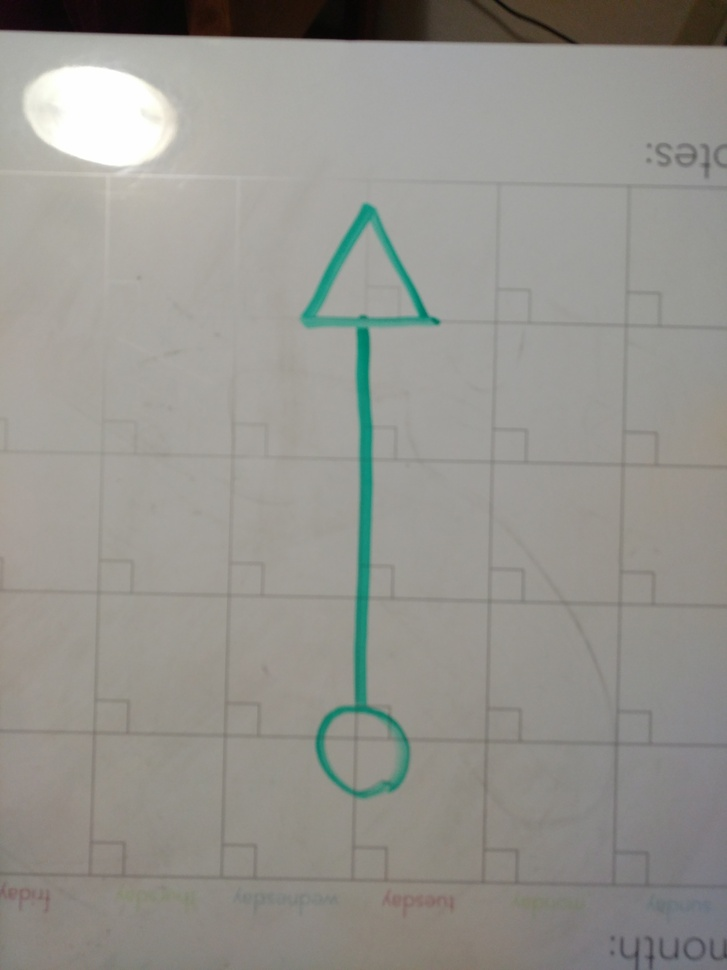
#> input picture Tests/TestLine.jpg, 727 x 970 px, shrunk from 4008 x 5344 before the run
$ python RGBHistogram.py
#> lines starting #> are read from the running program, lines starting #| are printed output that depends on the picture
__author__ = 'ignormies'

import cv2
import numpy as np
from matplotlib import pyplot as plt

img = cv2.imread('TestLine.jpg')
#> img is the input picture: shape (970, 727, 3); mean B, G, R 142.4, 148.2, 149.4
color = ('b','g','r')
for i,col in enumerate(color):
    histr = cv2.calcHist([img],[i],None,[256],[0,256])
    plt.plot(histr,color = col)
    plt.xlim([0,256])
plt.show()
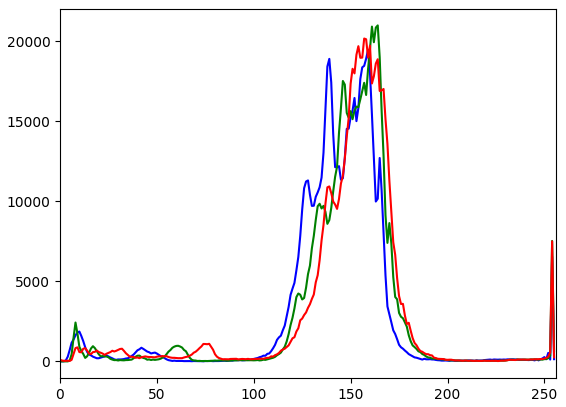
#> figure drawn by matplotlib, 1 panel; curve peaks at x = 159, y = 19454; curve peaks at x = 164, y = 20983; curve peaks at x = 157, y = 20164
